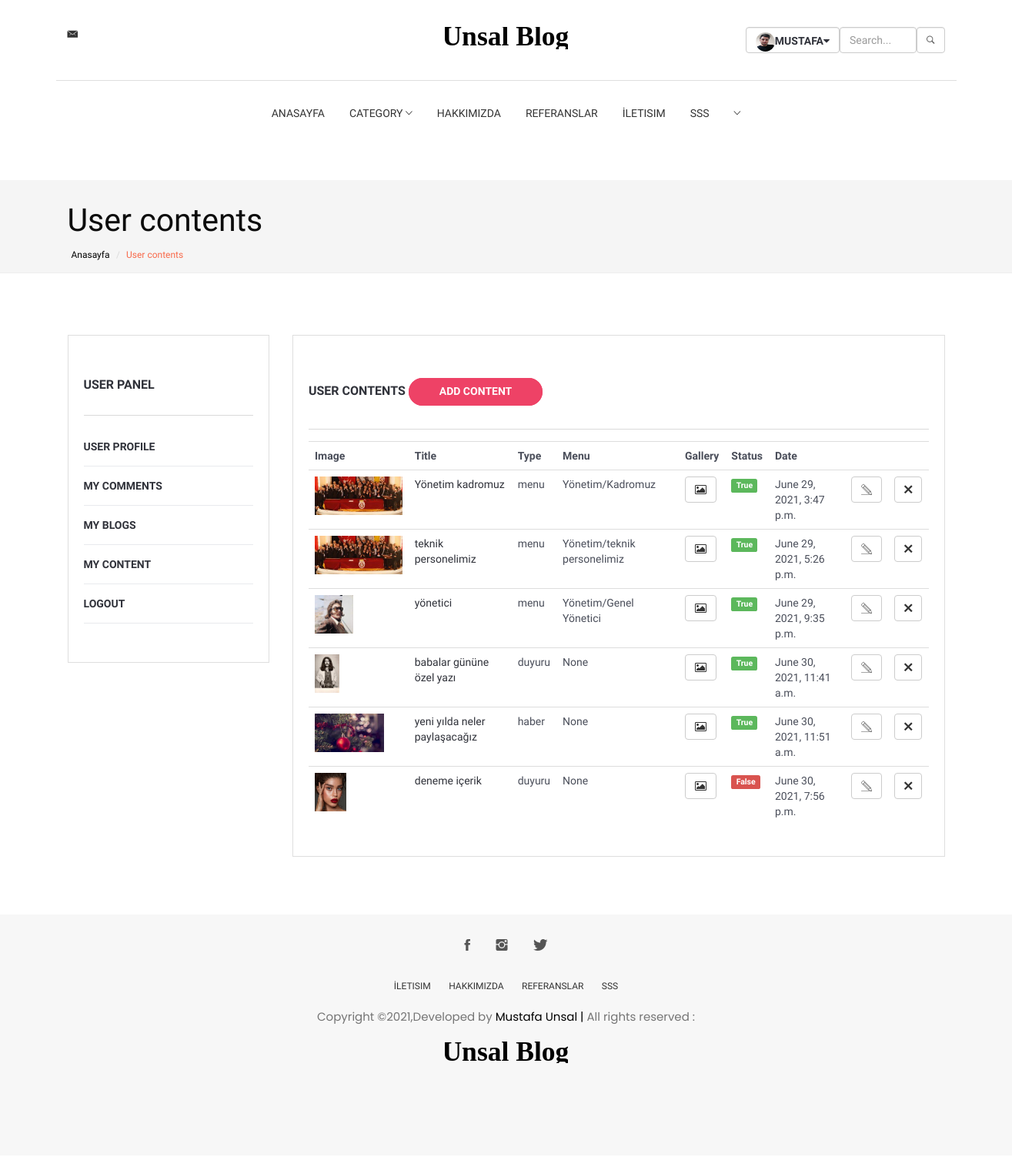
Screenshot of /user/contents/ (signed in) with the database file from the repository.
### home/models.py (models this page shows, shortened)
class UserProfile(models.Model):  #user profil resim işlemleri
    user = models.OneToOneField(User,on_delete=models.CASCADE)
    phone = models.CharField(blank=True, max_length=15)
    address = models.CharField(blank=True, max_length=50)
    city = models.CharField(blank=True, max_length=20)
    country = models.CharField(blank=True, max_length=20)
    image = models.ImageField(blank=True, upload_to='images/users/')
    def image_tag(self):    #resmi admin panelde göstermesi için
        return mark_safe('<img src="{}" height="50"/>'.format(self.image.url))
    image_tag.short_description = 'Image'

### content/models.py (models this page shows, shortened)
class Content(models.Model):
    user = models.ForeignKey(User,on_delete=models.SET_NULL,null=True)
    menu = models.OneToOneField(Menu,null=True,blank=True,on_delete=models.CASCADE) #ilişkilendirme Menu ile
    type = models.CharField(choices=TYPE,max_length=10)
    title = models.CharField(blank=True,max_length=100)
    description = models.CharField(blank=True,max_length=255)
    keywords = models.CharField(blank=True,max_length=255)
    image = models.ImageField(blank=True,upload_to='images/')
    detail = RichTextUploadingField()
    slug = models.SlugField(null=False,unique=True) #metinsel olarak çağırmak için
    status = models.CharField(max_length=10,choices= STATUS) #açılan kutuda seçim olanı gelmesi için
    create_at = models.DateTimeField(auto_now_add=True)
    update_at = models.DateTimeField(auto_now=True)
    def image_tag(self):    #resmi admin panelde göstermesi için
        return mark_safe('<img src="{}" height="50"/>'.format(self.image.url))
    image_tag.short_description = 'Image'

class Menu(MPTTModel):
    STATUS = { #seçim
        ('True','Evet'),
        ('False','Hayır'),
    }
    parent = TreeForeignKey('self',blank=True,null=True,related_name='children',on_delete=models.CASCADE)
    title = models.CharField(max_length=30)
    link = models.CharField(blank=True,max_length=100)
    status = models.CharField(max_length=10,choices= STATUS) #açılan kutuda seçim olanı gelmesi için
    create_at = models.DateTimeField(auto_now_add=True)
    update_at = models.DateTimeField(auto_now=True)
    class MPTTMeta:
        order_insertion_by = ['title']
    def __str__(self):
        full_path = [self.title]  # admindeki alt categoryler için
        k = self.parent
        while k is not None:
            full_path.append(k.title)
            k = k.parent
        return '/'.join(full_path[::-1])

### user/views.py (the view)
# urls.py: path('contents/', views.contents,name='contents'),
@login_required(login_url='/login') # Check login
def contents(request):
    category = Category.objects.all()
    menu = Menu.objects.all()
    current_user = request.user
    contents = Content.objects.filter(user_id=current_user.id)
    form=ContentForm()
    context = {
        'category': category,
        'contents': contents,
        'menu':menu,
    }
    return render(request, 'user_contents.html', context)

### user/templates/user_contents.html (shortened to what this page needs)
{% extends 'homebase.html' %}
{% block sidebar %}{% include 'sidebar.html' %}{% endblock %}
{% block content %}
    <section class="page-header">
        <div class="container">
            <div class="row">
                <div class="col-md-12">
                    <div class="content">
                        <h1 class="page-name" style="color: #0c0c0c">User contents </h1>
                        <ol class="breadcrumb">
                            <li><a href="/">Anasayfa</a></li>
                            <li class="active">User contents</li>
                        </ol>
                    </div>
                </div>
            </div>
        </div>
    </section>
    <div class="section">
        <div class="container">
            <div class="row">
                <div class="col-md-3">
                    <div class="section-row">
                        <div class="dashboard-wrapper dashboard-user-profile">
                            {% include 'user_panel.html' %}
                        </div>
                    </div>
                </div>
                <div class="col-md-9">
                    <div class="aside-widget">
                        <div class="dashboard-wrapper dashboard-user-profile">
                            <div class="section-title">
                                <h2 class="title">User Contents  <a class="primary-button" href="/user/addcontent" style="border-radius: 30px">Add Content</a></h2>
                            </div>
                            <div class="table-responsive">
                                <table class="table">
                                    <tr>
                                        <th>Image</th>
                                        <th>Title</th>
                                        <th>Type</th>
                                        <th>Menu</th>
                                        <th>Gallery</th>
                                        <th>Status</th>
                                        <th>Date</th>
                                        <th></th>
                                        <th></th>
                                    </tr>
                                    {% for rs in contents %}
                                        <tr>
                                            <td>
                                                <a href="/content/{{ rs.id }}/{{ rs.slug }}">
                                                <img src="{{ rs.image.url }}" style="height: 50px;">
                                                </a>
                                            </td>
                                            <td>
                                                <a href="/content/{{ rs.id }}/{{ rs.slug }}">
                                                {{ rs.title }}
                                                </a>
                                            </td>
                                            <td>{{ rs.type }}</td>
                                            <td>{{ rs.menu }}</td>
                                            <td>
                                                <a type="button" class="btn btn-default" href="javascript:;" onclick="window.open('/user/contentaddimage/{{ rs.id }}','gallery','height=600,with=800,top=50,left=150')"><i class="fa fa-image" aria-hidden="true" ></i></a>
                                            </td>
                                            <td>
                                                {% if 'True' == rs.status %}
                                                    <span class="label label-success">{{ rs.status }}</span>
                                                {% endif %}
                                                {% if 'False' == rs.status %}
                                                    <span class="label label-danger">{{ rs.status }}</span>
                                                {% endif %}
                                            </td>
                                            <td>{{ rs.create_at }}</td>
                                            <td><a type="button" class="btn btn-default" href="/user/contentedit/{{ rs.id }}"><i class="tf-pencil2" aria-hidden="true"></i></a></td>
                                            <td>
                                                <div class="btn-group" role="group">
                                                    <a type="button" class="btn btn-default" href="/user/contentdelete/{{ rs.id }}" onclick="return confirm('Will be Delete ! are you sure?')"><i class="tf-ion-close" aria-hidden="true" ></i></a>
                                                </div>
                                            </td>
                                        </tr>
                                    {% endfor %}
                                </table>
                            </div>
                        </div>
                    </div>
                </div>
            </div>
        </div>
    </div>
{% endblock %}

### home/templates/header.html (shortened to what this page needs)
{% load static %}
<section class="top-header">
    <div class="container">
        <div class="row">
            <div class="col-md-4 col-xs-12 col-sm-4">
                <div class="contact-number">
                    <i class="tf-ion-ios-email"></i>
                </div>
            </div>
            <div class="col-md-4 col-xs-12 col-sm-4">
                <div class="logo text-center">
                    <a href="/">
                        <svg width="160px" height="29px" viewBox="0 0 180 29" version="1.1"
                             xmlns="http://www.w3.org/2000/svg"
                             xmlns:xlink="http://www.w3.org/1999/xlink">
                            <g id="Page-1" stroke="none" stroke-width="1" fill="none" fill-rule="evenodd" font-size="40"
                               font-family="AustinBold, Austin" font-weight="bold">
                                <g id="Group" transform="translate(-108.000000, -297.000000)" fill="#000000">
                                    <text id="AVIATO">
                                        <tspan x="104" y="322">Unsal Blog</tspan>
                                    </text>
                                </g>
                            </g>
                        </svg>
                    </a>
                </div>
            </div>
            <div class="col-md-4 col-xs-12 col-sm-4">
                <div class="pull-right">
                    <table>
                        <tr>
                            <td class="header-account dropdown default-dropdown">
                                {% if user.id is not None %}
                                    <div class="dropdown-toggle" role="button" data-toggle="dropdown"
                                         aria-expanded="true">
                                        <div class="form-control">
                                            <strong class="text-uppercase"><img src="{{ user.userprofile.image.url }}" style="height: 25px;width: 25px;border-radius:100% ">{{ user.first_name }}<i
                                                    class="fa fa-caret-down"></i></strong>
                                        </div>
                                    </div>
                                {% else %}
                                    <div class="form-control">
                                       <strong style=""> <a href="/login/" class="text-uppercase" style="color: darkblue;"><i class="fa fa-unlock-alt"></i> Login</a>
                                       </strong> | <a href="/signup/" class="text-uppercase"><i class="fa fa-user-plus"></i> Signup</a>
                                    </div>
                                {% endif %}
                            </td>
                            <td>
                                <table>
                                    <tr>
                                        <form action="/search/" method="post">
                                            <td><input type="search" class="form-control" placeholder="Search..."
                                                       name="query"
                                                       id="query" style="width: 100px"></td>
                                            <td>
                                                <button type="submit" class="form-control"><i
                                                        class="tf-ion-ios-search-strong"></i></button>
                                            </td>
                                        </form>
                                    </tr>
                                </table>
                            </td>
                        </tr>
                    </table>
                </div>
            </div>
        </div>
    </div>
</section>

### home/static/css/style.css (style rules this page uses)
body { font-family: 'Muli', sans-serif; font-size: 16px; color: #505050; font-weight: 400; overflow-x: hidden; }
h1, h2, h3, h4, h5, h6 { font-family: 'Montserrat', sans-serif; color: #11151c; font-weight: 700; margin: 0px 0px 15px; }
h1 { font-size: 32.437px; }
h2 { font-size: 25.629px; }
a { color: #11151c; -webkit-transition: 0.2s color; transition: 0.2s color; }
ul, ol { margin: 0; padding: 0; list-style: none }
.section { padding-top: 30px; }
.section-row { margin-bottom: 30px; }
.section-title { position: relative; margin-bottom: 20px; }
.section-title .title { position: relative; display: inline-block; background-color: #fff; font-size: 16px; text-transform: uppercase; margin-top: 0px; margin-bottom: 0px; padding-right: 10px; z-index: 20; }
.section-title:after { content: ""; display: inline-block; height: 2px; background-color: #e8eaed; position: absolute; left: 0; right: 0; top: 10px; z-index: 10; }
.primary-button, .secondary-button { display: inline-block; padding: 10px 40px; border-radius: 2px; border: none; font-weight: 700; font-size: 14px; text-transform: uppercase; -webkit-transition: 0.2s all; transition: 0.2s all; }
.primary-button { background-color: #ee4266; color: #fff; -webkit-box-shadow: 0px 0px 0px 2px #ee4266 inset; box-shadow: 0px 0px 0px 2px #ee4266 inset; }
.page-header { position: relative; margin: 0; padding-top: 120px; padding-bottom: 80px; background-color: #1b1c1e; }
.page-header h1 { font-size: 41.053px; color: #FFF; }
.aside-widget { margin-bottom: 30px; }

### home/static/css/style1.css (style rules this page uses)
body { line-height: 1.5; font-family: "Poppins", sans-serif; -webkit-font-smoothing: antialiased; }
h1, h2, h3, h4, h5, h6 { font-family: "Poppins", sans-serif; }
h1, h2, h3, h4, h5, h6 { font-weight: 400; }
ol, ul { margin: 0; padding: 0; list-style: none; }
a, a:focus, a:hover { text-decoration: none; outline: 0; color: #000; }
.form-control { box-shadow: none; border-radius: 0; }
.section { padding: 80px 0; }
.title { padding: 20px 0 30px; }
.page-header { background: #f5f5f5; margin-top: 20px; border-bottom: none; padding: 30px 0; }
.page-header h1 { font-weight: 200; margin: 0 0 6px 0; }
.page-header .breadcrumb { background: transparent; padding: 5px; margin: 0; }
.page-header .breadcrumb li { font-weight: 200; font-size: 12px; }
.page-header .breadcrumb li a { color: #000; }
.top-header .container { padding-top: 35px; padding-bottom: 35px; border-bottom: 1px solid #dedede; }
.top-header .contact-number { font-size: 12px; color: #333; }
.top-header .contact-number i { margin-right: 4px; font-size: 18px; vertical-align: middle; }
.top-header .logo a { display: inline-block; }
.dashboard-wrapper { border: 1px solid #dedede; margin-top: 30px; padding: 20px; }
.dashboard-wrapper h2 { font-size: 18px; }

### home/static/css1/style.css (style rules this page uses)
body { font-family: 'Hind', sans-serif; color: #4A4E5A; overflow-x: hidden; }
h1, h2, h3, h4, h5, h6 { color: #30323A; margin: 0 0 10px; font-weight: 700; }
a { color: #30323A; -webkit-transition: 0.3s color; transition: 0.3s color; }
strong { color: #30323A; }
ul, ol { margin: 0; padding: 0; list-style: none }
.section { padding-top: 30px; padding-bottom: 30px; }
.section-title { position: relative; margin-bottom: 15px; margin-top: 15px; border-bottom: 1px solid #DADADA; }
.section-title .title { display: inline-block; text-transform: uppercase; }
.section-title:after { content: ""; position: absolute; left: 0; bottom: -1.5px; height: 3px; width: 60px; background-color: #F8694A; }
.breadcrumb { background-color: transparent; border: none; border-radius: 0px; padding: 15px 0px; margin: 0; }
.breadcrumb>.active { color: #F8694A; }
.breadcrumb>li+li:before { color: #DADADA; }

### rows the page displays
Content: image (picture), title "Yönetim kadromuz", type "menu", menu "Yönetim/Kadromuz", status "True", create_at "June 29, 2021, 3:47 p.m."
Content: image (picture), title "teknik personelimiz", type "menu", menu "Yönetim/teknik personelimiz", status "True", create_at "June 29, 2021, 5:26 p.m."
Content: image (picture), title "yönetici", type "menu", menu "Yönetim/Genel Yönetici", status "True", create_at "June 29, 2021, 9:35 p.m."
Content: image (picture), title "babalar gününe özel yazı", type "duyuru", menu "None", status "True", create_at "June 30, 2021, 11:41 a.m."
Content: image (picture), title "yeni yılda neler paylaşacağız", type "haber", menu "None", status "True", create_at "June 30, 2021, 11:51 a.m."
Content: image (picture), title "deneme içerik", type "duyuru", menu "None", {{ rs.id }} 6 (drawn), status "False", create_at "June 30, 2021, 7:56 p.m."

### other values shown
{{ user.first_name }} "MUSTAFA"
